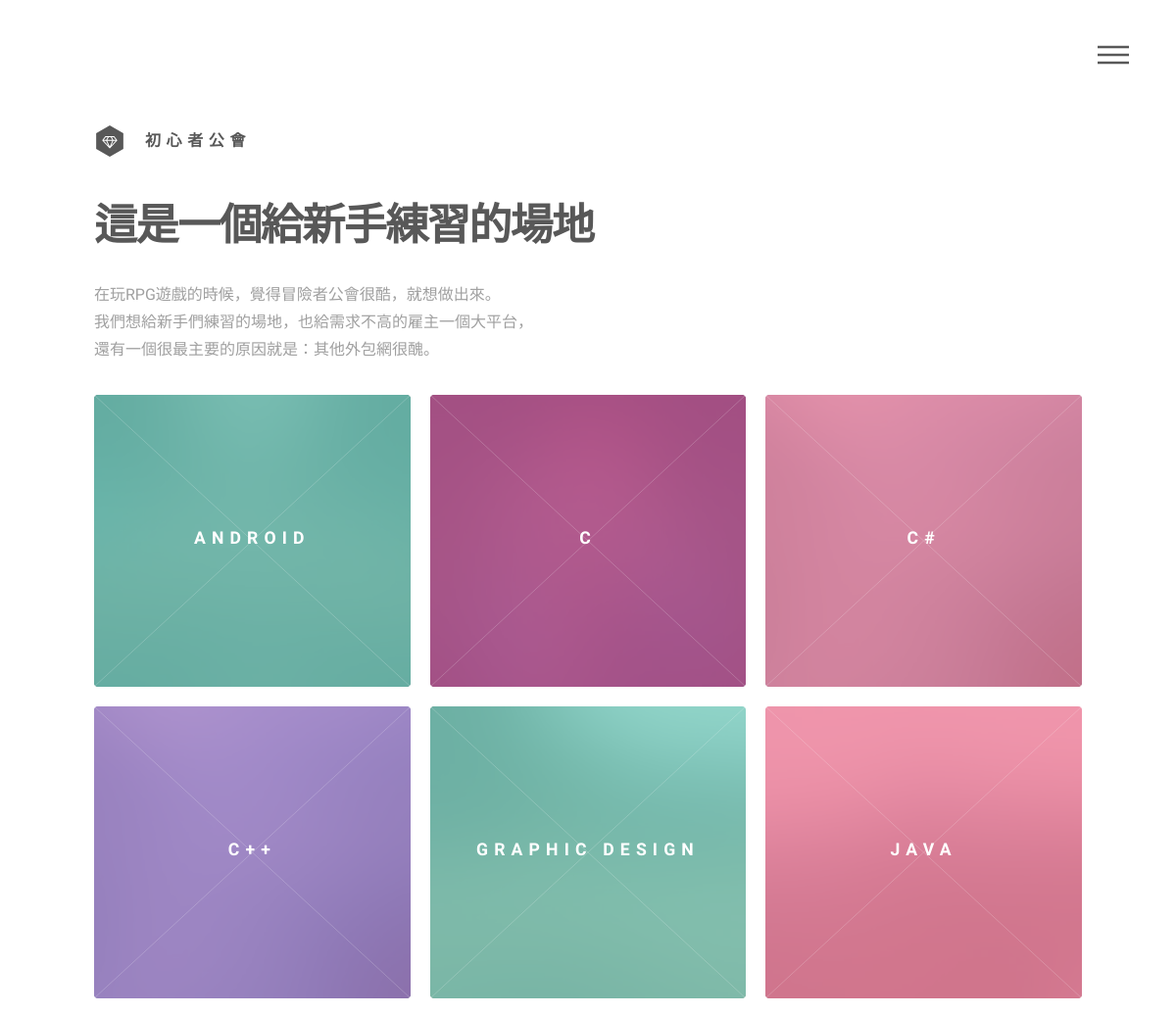
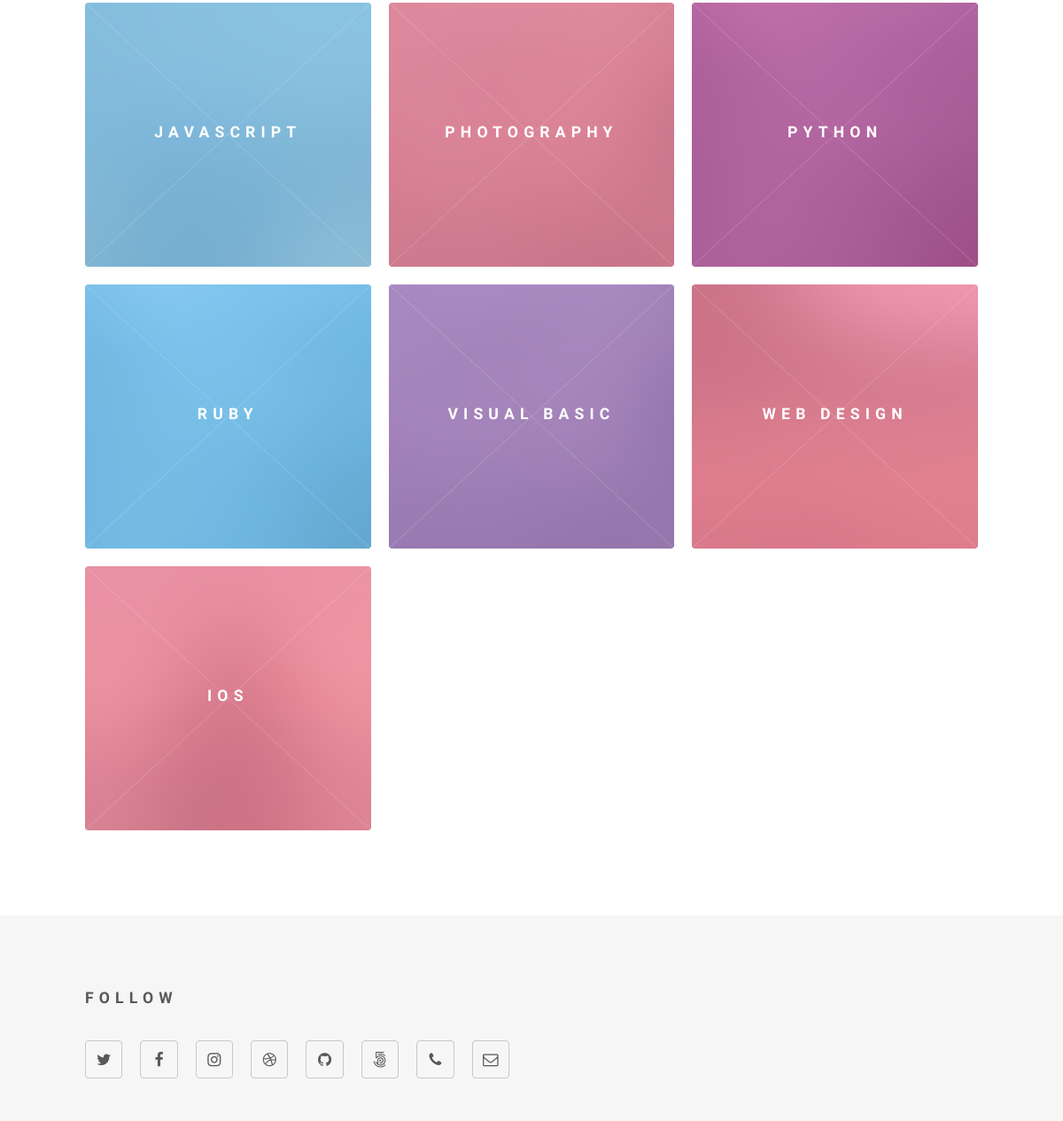
Screenshot of /missionboard/ with the database file from the repository (2 pictures, top to bottom).
### missionboard/models.py (models this page shows, shortened)
class Skill(models.Model):
    name = models.CharField(max_length=50)
    description = models.CharField(max_length=100)
    objects = SkillManager()

### missionboard/views/pages.py (the view)
def index(request):
    skills = Skill.objects.all().order_by('name')
    for c in skills:
        c.style = 'style%s' % str(random.randrange(1, 6))
        c.img = 'images/pic%s.jpg' % str(random.randrange(1, 13)).zfill(2)
    context = {'user': get_user(request.user), 'skills': skills}
    return render(request, 'index.html', context)

### missionboard/views/auth.py (called while the page is built)
def get_user(user):
    if user.is_authenticated():
        return user
    else:
        return None

### missionboard/templates/index.html (shortened to what this page needs)
{% extends "layout/base.html" %}
{% load static %}
{% block content %}
<div id="main">
	<div class="inner">
		<header>
			<h1>這是一個給新手練習的場地</h1>
			<p class="introduction gray 7u(xlarge) 7u(large)">
			在玩RPG遊戲的時候，覺得冒險者公會很酷，就想做出來。<br>我們想給新手們練習的場地，也給需求不高的雇主一個大平台，<br>還有一個很最主要的原因就是：其他外包網很醜。
			</p>
		</header>
		<section class="tiles">
			{% for c in skills %}
			<article class={{c.style}}>
				<span class="image">
					<img src="{% static c.img %}" alt="" />
				</span>
				<a href="{% url 'missionboard_category' c.id %}">
					<h2>{{c.name}}</h2>
				</a>
			</article>
			{% endfor %}
		</section>
	</div>
</div>
{% endblock %}

### missionboard/templates/layout/base.html (shortened to what this page needs)
{% load static %}
<!DOCTYPE HTML>
<html>
	<head>
		<link rel="stylesheet" href="{% static "assets/css/main.css" %}" />
	</head>
	<body>
			<div id="wrapper">
				{% include "layout/header.html" %}
				{% block content %}
				{% endblock %}
				{% include "layout/footer.html" %}
			</div>
	</body>
</html>

### missionboard/templates/layout/header.html (shortened to what this page needs)
{% load static %}
<header id="header">
  <div class="inner">
      <a href="{% url 'missionboard_index' %}" class="logo">
        <span class="symbol"><img src="{% static "images/logo.svg" %}" alt="" /></span>
        <span class="title">初心者公會</span>
      </a>
      <nav>
        <ul>
          <li><a href="#menu">Menu</a></li>
        </ul>
      </nav>
  </div>
</header>

### missionboard/templates/layout/footer.html
<footer id="footer">
  <div class="inner">
    <section>
      <h2>Follow</h2>
      <ul class="icons">
        <li><a href="#" class="icon style2 fa-twitter"><span class="label">Twitter</span></a></li>
        <li><a href="#" class="icon style2 fa-facebook"><span class="label">Facebook</span></a></li>
        <li><a href="#" class="icon style2 fa-instagram"><span class="label">Instagram</span></a></li>
        <li><a href="#" class="icon style2 fa-dribbble"><span class="label">Dribbble</span></a></li>
        <li><a href="#" class="icon style2 fa-github"><span class="label">GitHub</span></a></li>
        <li><a href="#" class="icon style2 fa-500px"><span class="label">500px</span></a></li>
        <li><a href="#" class="icon style2 fa-phone"><span class="label">Phone</span></a></li>
        <li><a href="#" class="icon style2 fa-envelope-o"><span class="label">Email</span></a></li>
      </ul>
    </section>
  </div>
</footer>

### rows the page displays
Skill: name "ANDROID"
Skill: name "C"
Skill: name "C#"
Skill: name "C++"
Skill: name "GRAPHIC DESIGN"
Skill: name "JAVA"
Skill: name "JAVASCRIPT"
Skill: name "PHOTOGRAPHY"
Skill: name "PYTHON"
Skill: name "RUBY"
Skill: name "VISUAL BASIC"
Skill: name "WEB DESIGN"
Skill: name "IOS"
